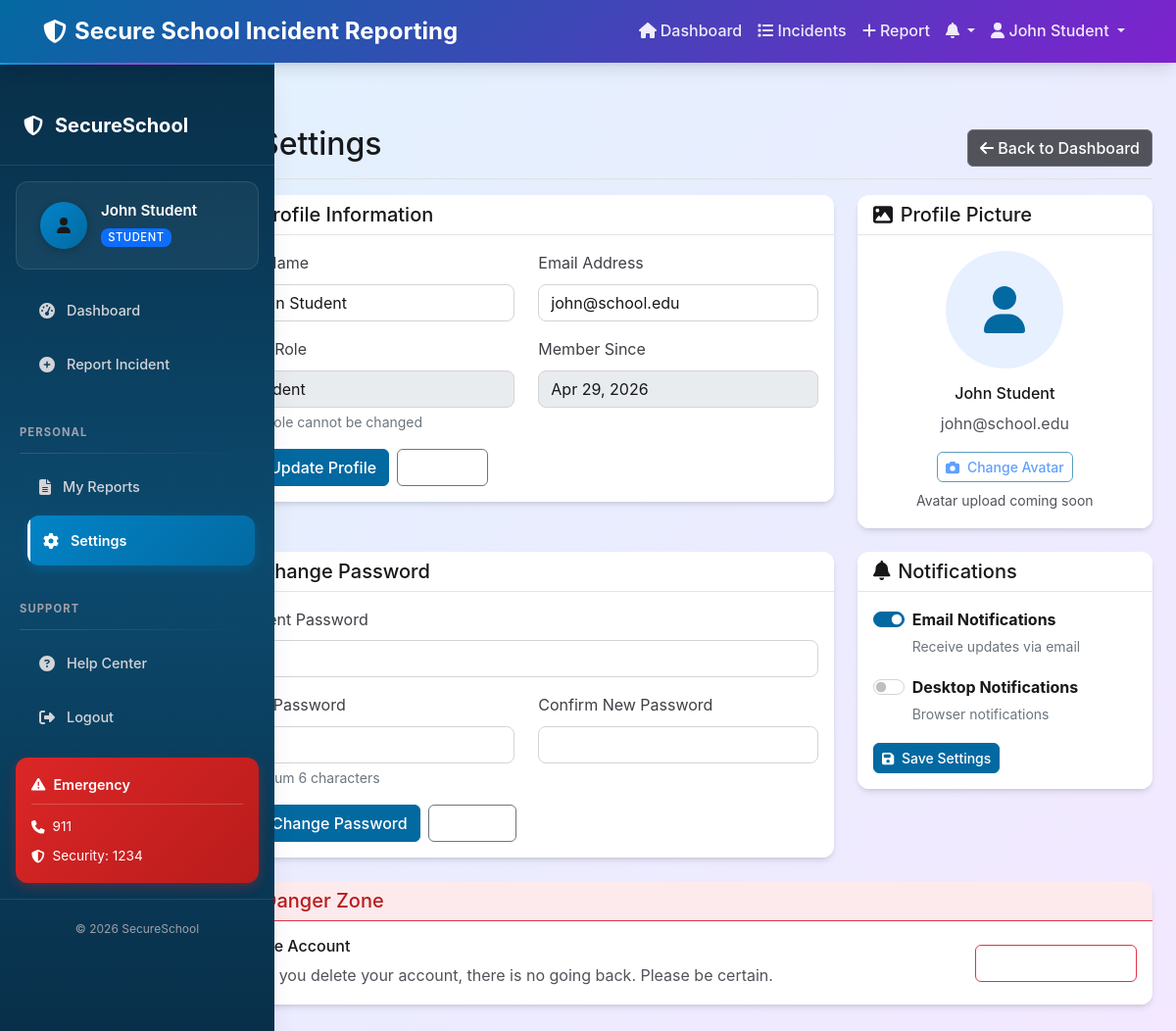
/settings.php (signed in), run on the app's committed database.
### tables this page shows
CREATE TABLE users (
    id INT AUTO_INCREMENT PRIMARY KEY,
    full_name VARCHAR(255) NOT NULL,
    email VARCHAR(255) UNIQUE NOT NULL,
    password VARCHAR(255) NOT NULL,
    role ENUM('student', 'staff', 'admin') NOT NULL DEFAULT 'student',
    email_notifications TINYINT(1) DEFAULT 1,
    desktop_notifications TINYINT(1) DEFAULT 0,
    created_at TIMESTAMP DEFAULT CURRENT_TIMESTAMP,
    INDEX idx_email (email),
    INDEX idx_role (role)
);

### config.php (called while the page is built, shortened)
<?php
class Database {
    private static $instance = null;
    private $connection;
    private function __construct() {
        try {
            $dsn = "mysql:host=" . DB_HOST . ";dbname=" . DB_NAME . ";charset=utf8mb4";
            $options = [
                PDO::ATTR_ERRMODE => PDO::ERRMODE_EXCEPTION,
                PDO::ATTR_DEFAULT_FETCH_MODE => PDO::FETCH_ASSOC,
                PDO::ATTR_EMULATE_PREPARES => false,
                PDO::ATTR_PERSISTENT => true
            ];
            $this->connection = new PDO($dsn, DB_USER, DB_PASS, $options);
        } catch (PDOException $e) {
            die("Database connection failed: " . $e->getMessage());
        }
    }
    public static function getInstance() {
        if (self::$instance === null) {
            self::$instance = new self();
        }
        return self::$instance;
    }
    public function query($sql, $params = []) {
        try {
            $stmt = $this->connection->prepare($sql);
            $stmt->execute($params);
            return $stmt;
        } catch (PDOException $e) {
            error_log("Database query error: " . $e->getMessage());
            throw $e;
        }
    }
}
?>

### functions.php (called while the page is built, shortened)
<?php
require_once 'config.php';
class User {
    private $db;
    public function __construct() {
        $this->db = Database::getInstance();
    }
    public function get_user_by_id($id) {
        $stmt = $this->db->query("SELECT id, full_name, email, role, email_notifications, desktop_notifications, created_at FROM users WHERE id = ?", [$id]);
        return $stmt->fetch();
    }
}
function format_date($date) {
    return date('M j, Y', strtotime($date));
}
?>

### settings.php (the view, shortened to what this page needs)
<?php
require_once 'config.php';
require_once 'functions.php';
$user = new User();
$current_user = $user->get_user_by_id($_SESSION['user_id']);
?>
<!DOCTYPE html>
<html lang="en">
<head>
    <link href="https://cdn.jsdelivr.net/npm/bootstrap@5.1.3/dist/css/bootstrap.min.css" rel="stylesheet">
    <link href="css/style.css" rel="stylesheet">
</head>
<body>
    <?php include 'includes/navbar.php'; ?>
    <div class="container-fluid" style="padding-top: 80px;">
        <div class="row">
            <?php include 'includes/sidebar.php'; ?>
            <main class="col-md-9 ms-sm-auto col-lg-10 px-md-4">
                <div class="d-flex justify-content-between flex-wrap flex-md-nowrap align-items-center pt-3 pb-2 mb-3 border-bottom">
                    <h1 class="h2">
                        <i class="fas fa-cog me-2 text-primary"></i>Settings
                    </h1>
                    <div class="btn-toolbar mb-2 mb-md-0">
                        <a href="dashboard.php" class="btn btn-secondary">
                            <i class="fas fa-arrow-left"></i> Back to Dashboard
                        </a>
                    </div>
                </div>
                <div class="row">
                    <div class="col-lg-8 mb-4">
                        <div class="card">
                            <div class="card-header">
                                <h5 class="mb-0">
                                    <i class="fas fa-user me-2"></i>Profile Information
                                </h5>
                            </div>
                            <div class="card-body">
                                <form method="POST" action="">
                                    <div class="row">
                                        <div class="col-md-6 mb-3">
                                            <label for="full_name" class="form-label fw-semibold">Full Name</label>
                                            <input type="text" class="form-control" id="full_name" name="full_name"
                                                   value="<?php echo htmlspecialchars($current_user['full_name'] ?? ''); ?>" required>
                                        </div>
                                        <div class="col-md-6 mb-3">
                                            <label for="email" class="form-label fw-semibold">Email Address</label>
                                            <input type="email" class="form-control" id="email" name="email"
                                                   value="<?php echo htmlspecialchars($current_user['email'] ?? ''); ?>" required>
                                        </div>
                                    </div>
                                    <div class="row">
                                        <div class="col-md-6 mb-3">
                                            <label class="form-label fw-semibold">User Role</label>
                                            <input type="text" class="form-control" value="<?php echo ucfirst($current_user['role'] ?? 'student'); ?>" readonly>
                                            <div class="form-text">Your role cannot be changed</div>
                                        </div>
                                        <div class="col-md-6 mb-3">
                                            <label class="form-label fw-semibold">Member Since</label>
                                            <input type="text" class="form-control" value="<?php echo format_date($current_user['created_at'] ?? date('Y-m-d H:i:s')); ?>" readonly>
                                        </div>
                                    </div>
                                    <div class="d-flex gap-2">
                                        <button type="submit" class="btn btn-primary">
                                            <i class="fas fa-save me-2"></i>Update Profile
                                        </button>
                                        <button type="reset" class="btn btn-outline-secondary">
                                            <i class="fas fa-undo me-2"></i>Reset
                                        </button>
                                    </div>
                                </form>
                            </div>
                        </div>
                    </div>
                    <div class="col-lg-4 mb-4">
                        <div class="card">
                            <div class="card-header">
                                <h5 class="mb-0">
                                    <i class="fas fa-image me-2"></i>Profile Picture
                                </h5>
                            </div>
                            <div class="card-body text-center">
                                <div class="mb-3">
                                    <div class="rounded-circle bg-primary bg-opacity-10 d-flex align-items-center justify-content-center mx-auto"
                                         style="width: 120px; height: 120px;">
                                        <i class="fas fa-user fa-3x text-primary"></i>
                                    </div>
                                </div>
                                <h6 class="fw-semibold"><?php echo htmlspecialchars($current_user['full_name']); ?></h6>
                                <p class="text-muted"><?php echo htmlspecialchars($current_user['email']); ?></p>
                                <button class="btn btn-outline-primary btn-sm" disabled>
                                    <i class="fas fa-camera me-2"></i>Change Avatar
                                </button>
                                <div class="form-text text-muted mt-2">Avatar upload coming soon</div>
                            </div>
                        </div>
                    </div>
                </div>
                <div class="row">
                    <div class="col-lg-8 mb-4">
                        <div class="card">
                            <div class="card-header">
                                <h5 class="mb-0">
                                    <i class="fas fa-lock me-2"></i>Change Password
                                </h5>
                            </div>
                            <div class="card-body">
                                <form method="POST" action="">
                                    <div class="mb-3">
                                        <label for="current_password" class="form-label fw-semibold">Current Password</label>
                                        <input type="password" class="form-control" id="current_password" name="current_password" required>
                                    </div>
                                    <div class="row">
                                        <div class="col-md-6 mb-3">
                                            <label for="new_password" class="form-label fw-semibold">New Password</label>
                                            <input type="password" class="form-control" id="new_password" name="new_password" required>
                                            <div class="form-text">Minimum 6 characters</div>
                                        </div>
                                        <div class="col-md-6 mb-3">
                                            <label for="confirm_password" class="form-label fw-semibold">Confirm New Password</label>
                                            <input type="password" class="form-control" id="confirm_password" name="confirm_password" required>
                                        </div>
                                    </div>
                                    <div class="d-flex gap-2">
                                        <button type="submit" class="btn btn-primary">
                                            <i class="fas fa-key me-2"></i>Change Password
                                        </button>
                                        <button type="reset" class="btn btn-outline-secondary">
                                            <i class="fas fa-undo me-2"></i>Clear
                                        </button>
                                    </div>
                                </form>
                            </div>
                        </div>
                    </div>
                    <div class="col-lg-4 mb-4">
                        <div class="card">
                            <div class="card-header">
                                <h5 class="mb-0">
                                    <i class="fas fa-bell me-2"></i>Notifications
                                </h5>
                            </div>
                            <div class="card-body">
                                <form method="POST" action="">
                                    <div class="mb-3">
                                        <div class="form-check form-switch">
                                            <input class="form-check-input" type="checkbox" id="email_notifications"
                                                   name="email_notifications" <?php echo ($current_user['email_notifications'] ?? 1) ? 'checked' : ''; ?>>
                                            <label class="form-check-label" for="email_notifications">
                                                <strong>Email Notifications</strong>
                                                <div class="form-text">Receive updates via email</div>
                                            </label>
                                        </div>
                                    </div>
                                    <div class="mb-3">
                                        <div class="form-check form-switch">
                                            <input class="form-check-input" type="checkbox" id="desktop_notifications"
                                                   name="desktop_notifications" <?php echo ($current_user['desktop_notifications'] ?? 0) ? 'checked' : ''; ?>>
                                            <label class="form-check-label" for="desktop_notifications">
                                                <strong>Desktop Notifications</strong>
                                                <div class="form-text">Browser notifications</div>
                                            </label>
                                        </div>
                                    </div>
                                    <button type="submit" class="btn btn-primary btn-sm">
                                        <i class="fas fa-save me-2"></i>Save Settings
                                    </button>
                                </form>
                            </div>
                        </div>
                    </div>
                </div>
                <div class="row">
                    <div class="col-12">
                        <div class="card border-danger">
                            <div class="card-header bg-danger bg-opacity-10 border-danger">
                                <h5 class="mb-0 text-danger">
                                    <i class="fas fa-exclamation-triangle me-2"></i>Danger Zone
                                </h5>
                            </div>
                            <div class="card-body">
                                <div class="row align-items-center">
                                    <div class="col-md-8">
                                        <h6 class="fw-semibold">Delete Account</h6>
                                        <p class="text-muted mb-0">Once you delete your account, there is no going back. Please be certain.</p>
                                    </div>
                                    <div class="col-md-4 text-md-end">
                                        <button class="btn btn-outline-danger" onclick="confirmDeleteAccount()">
                                            <i class="fas fa-trash me-2"></i>Delete Account
                                        </button>
                                    </div>
                                </div>
                            </div>
                        </div>
                    </div>
                </div>
            </main>
        </div>
    </div>
</body>
</html>

### data on the page
users: full_name "John Student", email "john@school.edu", role "Student", created_at "Apr 29, 2026", email_notifications "☑"

### other printed values
APP_NAME "Secure School Incident Reporting"
$_SESSION['user_name'] "John Student"
$_SESSION['user_role'] "STUDENT"
